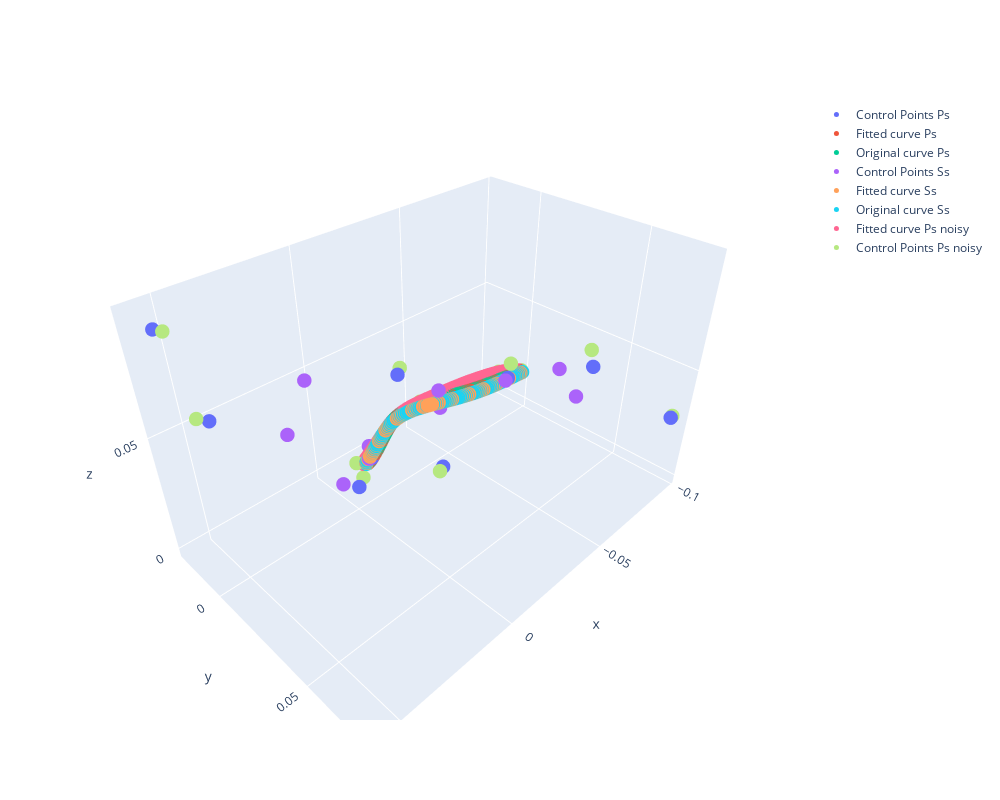

The code cell stored with this chart in its notebook:
### Code cell
fig = go.Figure(data=[
                      go.Scatter3d(x=data_ps[:, 0], y=data_ps[:, 1], z=data_ps[:, 2],
                                   mode='markers',
                                   marker=dict(size=5),
                                   name='Control Points Ps'),
                      go.Scatter3d(x=xvals_ps, y=yvals_ps, z=zvals_ps,
                                   mode='markers',
                                   marker=dict(size=5),
                                   name='Fitted curve Ps'),
                      go.Scatter3d(x=ps[:, 0], y=ps[:, 1], z=ps[:, 2],
                                   mode='markers',
                                   marker=dict(size=5),
                                   name='Original curve Ps'),
                      go.Scatter3d(x=data_ss[:, 0], y=data_ss[:, 1], z=data_ss[:, 2],
                                   mode='markers',
                                   marker=dict(size=5),
                                   name='Control Points Ss'),
                      go.Scatter3d(x=xvals_ss, y=yvals_ss, z=zvals_ss,
                                   mode='markers',
                                   marker=dict(size=5),
                                   name='Fitted curve Ss'),
                      go.Scatter3d(x=ss[:, 0], y=ss[:, 1], z=ss[:, 2],
                                   mode='markers',
                                   marker=dict(size=5),
                                   name='Original curve Ss'),
                      go.Scatter3d(x=noisy_xvals_ps, y=noisy_yvals_ps, z=noisy_zvals_ps,
                                   mode='markers',
                                   marker=dict(size=5),
                                   name='Fitted curve Ps noisy'),
                      go.Scatter3d(x=noisy_ps_data[:, 0], y=noisy_ps_data[:, 1], z=noisy_ps_data[:, 2],
                                   mode='markers',
                                   marker=dict(size=5),
                                   name='Control Points Ps noisy'),

],
                                   layout=go.Layout(
                            width=1000,
                            height=800,
                        ))
fig.show()
